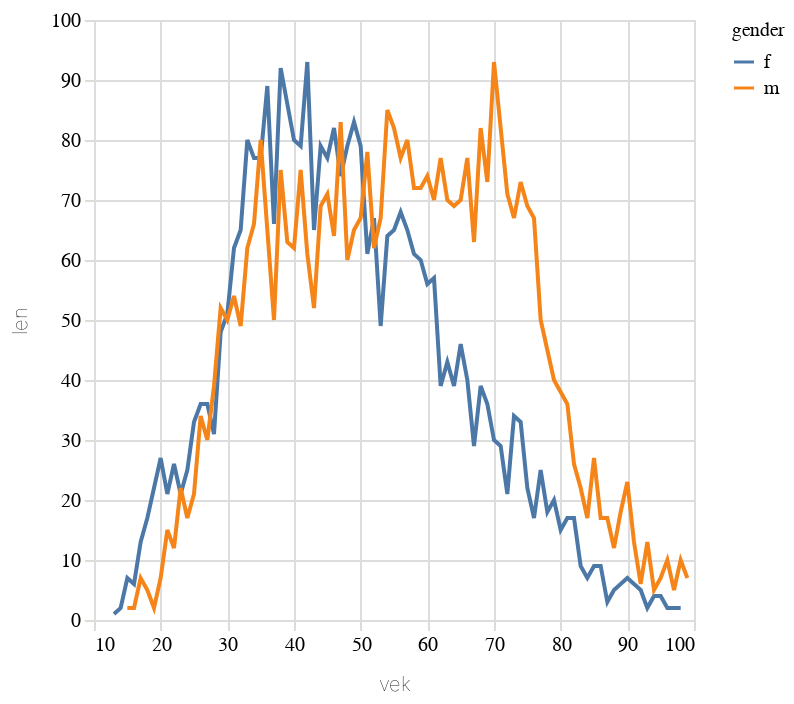

The notebook cell saved with this chart:
### Code cell
alt.Chart(cr2.filter(pl.col('gender').is_in(['m','f'])).to_pandas()).mark_line().encode(alt.X("vek"),alt.Y("len"),alt.Color("gender"))

### Figure 1 — Vega-Lite specification as saved in the notebook (floating-point values rounded to 4 significant figures; data arrays with more than 128 entries replaced by an {"elided": "..."} marker saying what was removed)
{"config": {"title": {"font": "Noticia Text", "fontSize": 14, "anchor": "start", "lineHeight": 21, "fontWeight": "bolder", "subtitleFont": "Noticia Text", "subtitleFontSize": 12, "subtitleFontWeight": "lighter", "subtitlePadding": 12, "dy": -12}, "axis": {"labelFont": "Asap", "titleFont": "Asap", "fontWeight": "lighter", "titleFontWeight": "lighter", "labelFontSize": 10, "titleFontSize": 10, "labelPadding": 2, "titlePadding": 10, "domainOpacity": 0, "tickColor": "#DCDDD6"}, "legend": {"labelFont": "Asap", "labelFontWeight": "normal", "titleFont": "Asap", "titleFontWeight": "normal", "labelFontSize": 10, "titleFontSize": 10}}, "data": {"name": "data-932254ec62c288fe01676add7456f7e8"}, "mark": {"type": "line"}, "encoding": {"color": {"field": "gender", "type": "nominal"}, "x": {"field": "vek", "type": "quantitative"}, "y": {"field": "len", "type": "quantitative"}}, "$schema": "https://vega.github.io/schema/vega-lite/v5.8.0.json", "datasets": {"data-932254ec62c288fe01676add7456f7e8": {"elided": "171 records"}}}
